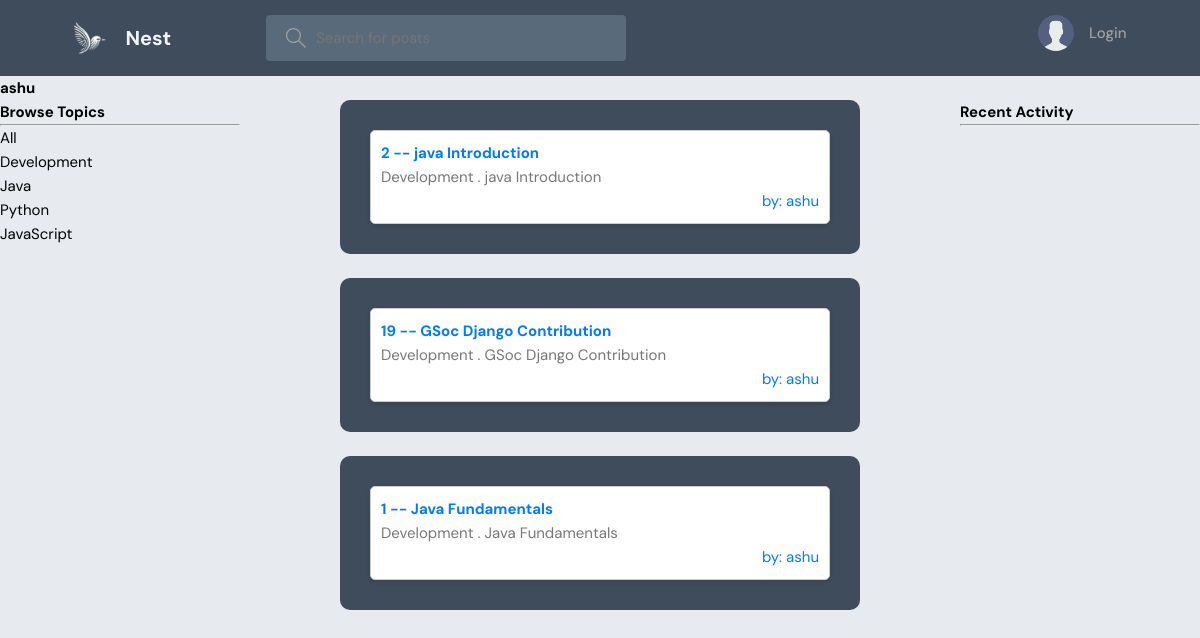
Page /profile/1/ on the committed database.
### LearnNest/models.py (models this page shows, shortened)
class Topic(models.Model):
    name = models.CharField(max_length=200)

class Nest(models.Model):
    host = models.ForeignKey(User, on_delete=models.SET_NULL, null=True)
    topic = models.ForeignKey(Topic, on_delete=models.SET_NULL, null=True)
    name = models.CharField(max_length=200)
    participants = models.ManyToManyField(User, related_name='participants',blank=True)
    description = models.TextField(null=True, blank=True)
    updated = models.DateTimeField(auto_now=True)
    created = models.DateTimeField(auto_now_add=True)
    class Meta:
        ordering = ['-updated', '-created']
    def __str__(self):
        return self.name

### LearnNest/views.py (the view)
# urls.py: path('profile/<str:pk>/',views.userProfile,name='user-profile'),
def userProfile(request,pk):
    user = User.objects.get(id=pk)
    nest_message =  user.message_set.all()
    topics = Topic.objects.all()
    nests = user.nest_set.all()
    context  = {'user':user,'nests':nests,'topics':topics,'nest_message':nest_message }
    return render(request, 'LearnNest/profile.html',context)

### LearnNest/templates/LearnNest/profile.html (shortened to what this page needs)
{% extends 'main.html' %}
{% block content %}
<h1> {{user.username}} </h1>
<div class="profile-container">
    <div>
       {% include 'LearnNest/topics_component.html' %}
    </div>
    <div>
       {% include 'LearnNest/feed_component.html' %}
    </div>
    <div>
        {% include 'LearnNest/activity_component.html' %}
    </div>
</div>
{% endblock content %}

### templates/main.html (shortened to what this page needs)
<!DOCTYPE html>
{% load static %}
<html lang="en">
<head>
    <link rel="stylesheet" text="text/css" media="screen" href="{% static 'styles/style.css' %}">
    <link rel="stylesheet" text="text/css" media="screen" href="{% static 'styles/nest_card.css' %}">
</head>
<body>
    {% include 'nav.html' %}
    {% block content %}
    {% endblock %}
</body>
</html>

### templates/nav.html (shortened to what this page needs)
{% load static %}
<header class="header header--loggedIn">
    <div class="container">
        <a href="{% url 'home' %}" class="header__logo">
            <img src="{% static 'images/nesting.svg' %}" />
            <h1>Nest</h1>
        </a>
        <form class="header__search" method="GET" action="{% url 'home' %}">
            <label>
                <input name="q" placeholder="Search for posts" />
            </label>
        </form>
        <nav class="header__menu">
            {% if request.user.is_authenticated %}
            <p> Welcome {{ request.user }}</p>
            <!-- <button>
<a style="text-decoration: none;" href="{% url 'logout' %}">Logout</a>
</button> -->
            <div class="header__user">
                <a href="">
                    <div class="avatar avatar--medium active">
                        <img src="{{request.user.avatar.url}}" />
                    </div>
                    <p>{{request.user.username}} <span>@{{request.user.username}}</span></p>
                </a>
                <button class="dropdown-button">
                    <svg version="1.1" xmlns="http://www.w3.org/2000/svg" width="32" height="32" viewBox="0 0 32 32">
                        <title>chevron-down</title>
                        <path d="M16 21l-13-13h-3l16 16 16-16h-3l-13 13z"></path>
                    </svg>
                </button>
            </div>
            {% else %}
                <a style="text-decoration: none;" href="{% url 'login' %}">
                    <img src="{% static 'images/avatar.svg' %}" />
                    <p>Login</p>
                </a>
                {% endif %}
        </nav>
    </div>
</header>

### LearnNest/templates/LearnNest/topics_component.html
<h3 style="color: black;">Browse Topics</h3>
<hr>
<div>
    <a style="color: black;" href="{% url 'home' %}">All</a>
</div>
{% for topic in topics %}
<div>
    <a style="color: black;" href="{% url 'home' %}?q={{topic.name}}">{{topic.name}}</a>
</div>
{% endfor %}

### LearnNest/templates/LearnNest/feed_component.html (shortened to what this page needs)
{% for nest in nests %}
<div class="roomListRoom">
    <div class="nest-card">
        <h5><a class="nest-link" href="{% url 'nest' nest.id %}">{{ nest.id }} -- {{ nest.name }}</a></h5>
        <small>{{ nest.topic.name }} . {{ nest }}</small>
        <a class="host-link" href="{% url 'user-profile' nest.host.id %}">
            by: {{ nest.host.username }}
        </a>
    </div>
</div>
{% endfor %}

### LearnNest/templates/LearnNest/activity_component.html (shortened to what this page needs)
<h3>Recent Activity</h3>
        <hr>

### static/styles/style.css (style rules this page uses)
:root { --color-main: #6bffae; --color-main-light: #FF9292; --color-dark: #3E4C5B; --color-dark-medium: #596B7A; --color-dark-light: #8DA0AC; --color-light: #F2F4F8; --color-gray: #A0A0A0; --color-light-gray: #000000; --color-bg: #E7EBEF; --color-success: #4CAF50; --color-error: #36f4e7; }
* { font-family: "DM Sans", -apple-system, BlinkMacSystemFont, "Segoe UI", Roboto, Oxygen, Ubuntu, Cantarell, "Open Sans", "Helvetica Neue", sans-serif; margin: 0; padding: 0; box-sizing: border-box; text-rendering: optimizeLegibility; font-size: inherit; }
html { font-size: 56.25%; }
@media only screen and (min-width: 1200px) { html { font-size: 62.5%; } }
body { line-height: 1.6; font-weight: 400; font-size: 1.5rem; color: var(--color-light-gray); background-color: var(--color-bg); min-height: 100vh; }
img { width: 100%; }
a { display: inline-block; color: var(--color-main); text-decoration: none; }
.container { max-width: 120rem; width: 90%; margin: auto; }
.header { padding: 1.5rem; background-color: var(--color-dark); }
.header > .container { display: flex; gap: 9.5rem; }
.header__logo, .header__user { display: flex; gap: 2rem; align-items: center; }
.header__logo > img { height: 3.2rem; width: 3.2rem; }
.header__logo > h1 { font-weight: 700; font-size: 2rem; color: var(--color-light); }
.header__search > label { background-color: var(--color-dark-medium); padding: 1.3rem 1rem; display: flex; align-items: center; gap: 1rem; border-radius: 4px; }
.header__search svg { fill: var(--color-gray); width: 2rem; height: 2rem; margin-left: 1rem; }
.header__search input { width: 30rem; background: transparent; border: none; outline: none; color: var(--color-light); }
.header__menu { margin-left: auto; position: relative; }
.header__menu a { display: flex; gap: 1.5rem; align-items: center; font-weight: 500; text-decoration: none; color: var(--color-gray); }
.header__menu img { height: 3.6rem; }
.header__menu p { line-height: 1.2; }
.roomListRoom { margin-bottom: 2.4rem; background-color: var(--color-dark); border-radius: 1rem; padding: 2rem; margin-left: 100px; margin-right: 100px; }

### static/styles/nest_card.css (style rules this page uses)
.nest-card { border: 1px solid #ccc; padding: 10px; margin: 10px; background-color: #fff; box-shadow: 0 2px 4px rgba(0, 0, 0, 0.1); border-radius: 5px; }
.nest-card h5 { margin: 0; }
.nest-card .nest-link { text-decoration: none; color: #007BFF; }
.nest-card small { color: #777; }
.host-link { display: flex; justify-content: flex-end; text-decoration: none; color: #007BFF; }

### LearnNest/templates/LearnNest/profile.html (style rules this page uses)
.profile-container { display: grid; grid-template-columns: 1fr 3fr 1fr ; }

### rows in the picture
Topic: name "Development"
Topic: name "Java"
Topic: name "Python"
Topic: name "JavaScript"
Nest: id "2", name "java Introduction", topic.name "Development", host.username "ashu"
Nest: id "19", name "GSoc Django Contribution", topic.name "Development", host.username "ashu"
Nest: id "1", name "Java Fundamentals", topic.name "Development", host.username "ashu"

### other values in the picture
{{ user.username }} "ashu"
